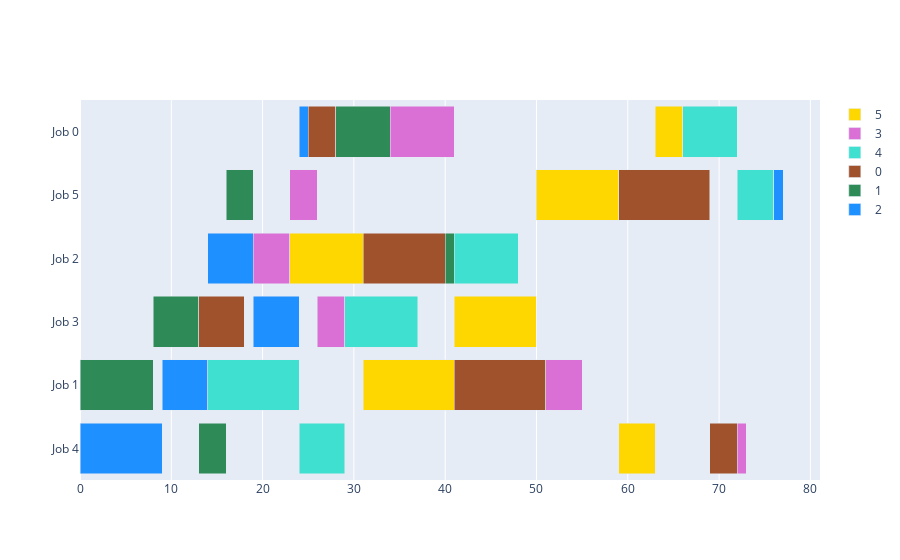
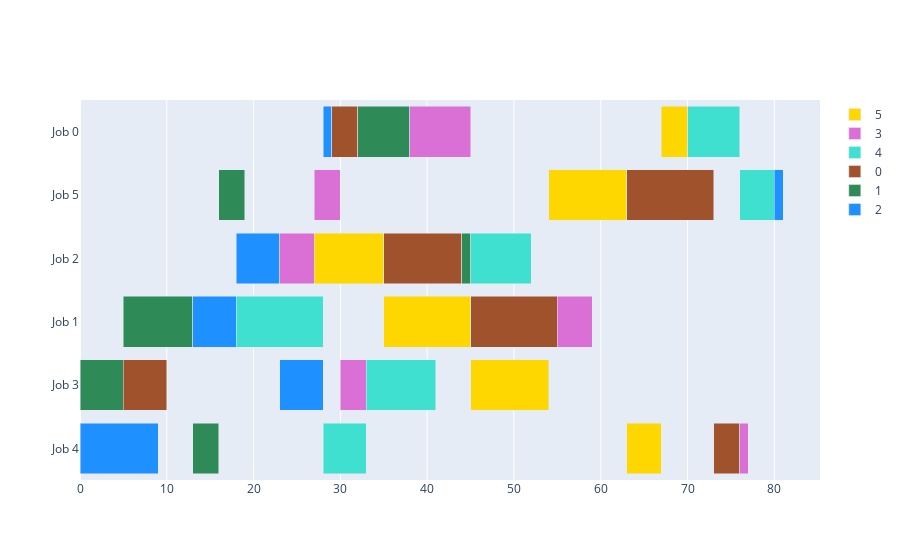

Notebook code for these charts, in order:
### Code cell
import plotly.graph_objs as go
from plotly.offline import init_notebook_mode, iplot

class Instance_descente():
    def __init__(self,repetition_order,jobs):
        self.repetition_order = repetition_order
        self.jobs = jobs

    def compute(self,display_gantt=True):
        if(display_gantt):
            colors = {}
#             list_colors = list(matplotlib.colors.cnames.keys())
            list_colors = ['dodgerblue','seagreen','sienna','turquoise','orchid','gold','black','white']
            fig = go.Figure(
                layout = {
                    'barmode': 'stack',
                    'xaxis': {'automargin': True},
                    'yaxis': {'automargin': True}}#, 'categoryorder': 'category ascending'}}
            )
        job_task_index = [0] * len(self.jobs)
        for j in jobs:
            j.reset()
            j.init_possible_start()
        for i in self.repetition_order:
            ressource_used,start_time, end_time = jobs[i].start_task_at_possible_time(job_task_index[i])
            if(display_gantt):
                show_legend = False
                if(str(ressource_used) not in colors.keys()):
                    color_picked = list_colors[0]
                    list_colors.remove(color_picked)
                    colors[str(ressource_used)] =  color_picked
                    show_legend = True

                fig.add_bar(x=[end_time-start_time],
                    y=['Job ' + str(i)],
                    base=start_time,
                    orientation='h',
                    showlegend=show_legend,
                    name=str(ressource_used),
                    marker={'color': colors[str(ressource_used)]}) 

            
            job_task_index[i] = job_task_index[i] + 1
            for j in self.jobs:
                j.update_possible_time_by_ressource(ressource_used,end_time)

        if(display_gantt): iplot(fig)
   
    def get_end_time(self):
        max_jobs = []
        for j in self.jobs:
            max_jobs.append(j.get_end_time())
        return max(max_jobs)
            
    def swap(self,ind1,ind2):
        c = self.repetition_order[ind1]
        self.repetition_order[ind1] = self.repetition_order[ind2]
        self.repetition_order[ind2] = c

            
            
        
instance_descente = Instance_descente(instance.repetition_order.copy(),instance.jobs.copy())  
print('Repetition order from heuristic : ', instance_descente.repetition_order)
instance_descente.compute(display_gantt=True)
print('Time : ',instance_descente.get_end_time())
instance_descente.swap(1,2)
print('Repetitionn order with swap ''stance_descente.repetition_order)
instance_descente.compute(display_gantt=True)
print('Time : ',instance_descente.get_end_time())

### Figure 1 — Plotly figure (JSON) as saved in the notebook; plotly's stock layout.template omitted (floating-point values rounded to 4 significant figures)
{"data": [{"base": 0, "marker": {"color": "dodgerblue"}, "name": "2", "orientation": "h", "showlegend": true, "type": "bar", "x": [9], "y": ["Job 4"]}, {"base": 0, "marker": {"color": "seagreen"}, "name": "1", "orientation": "h", "showlegend": true, "type": "bar", "x": [8], "y": ["Job 1"]}, {"base": 8, "marker": {"color": "seagreen"}, "name": "1", "orientation": "h", "showlegend": false, "type": "bar", "x": [5], "y": ["Job 3"]}, {"base": 9, "marker": {"color": "dodgerblue"}, "name": "2", "orientation": "h", "showlegend": false, "type": "bar", "x": [5], "y": ["Job 1"]}, {"base": 13, "marker": {"color": "sienna"}, "name": "0", "orientation": "h", "showlegend": true, "type": "bar", "x": [5], "y": ["Job 3"]}, {"base": 13, "marker": {"color": "seagreen"}, "name": "1", "orientation": "h", "showlegend": false, "type": "bar", "x": [3], "y": ["Job 4"]}, {"base": 14, "marker": {"color": "turquoise"}, "name": "4", "orientation": "h", "showlegend": true, "type": "bar", "x": [10], "y": ["Job 1"]}, {"base": 14, "marker": {"color": "dodgerblue"}, "name": "2", "orientation": "h", "showlegend": false, "type": "bar", "x": [5], "y": ["Job 2"]}, {"base": 16, "marker": {"color": "seagreen"}, "name": "1", "orientation": "h", "showlegend": false, "type": "bar", "x": [3], "y": ["Job 5"]}, {"base": 19, "marker": {"color": "dodgerblue"}, "name": "2", "orientation": "h", "showlegend": false, "type": "bar", "x": [5], "y": ["Job 3"]}, {"base": 19, "marker": {"color": "orchid"}, "name": "3", "orientation": "h", "showlegend": true, "type": "bar", "x": [4], "y": ["Job 2"]}, {"base": 23, "marker": {"color": "gold"}, "name": "5", "orientation": "h", "showlegend": true, "type": "bar", "x": [8], "y": ["Job 2"]}, {"base": 23, "marker": {"color": "orchid"}, "name": "3", "orientation": "h", "showlegend": false, "type": "bar", "x": [3], "y": ["Job 5"]}, {"base": 24, "marker": {"color": "turquoise"}, "name": "4", "orientation": "h", "showlegend": false, "type": "bar", "x": [5], "y": ["Job 4"]}, {"base": 24, "marker": {"color": "dodgerblue"}, "name": "2", "orientation": "h", "showlegend": false, "type": "bar", "x": [1], "y": ["Job 0"]}, {"base": 25, "marker": {"color": "sienna"}, "name": "0", "orientation": "h", "showlegend": false, "type": "bar", "x": [3], "y": ["Job 0"]}, {"base": 26, "marker": {"color": "orchid"}, "name": "3", "orientation": "h", "showlegend": false, "type": "bar", "x": [3], "y": ["Job 3"]}, {"base": 28, "marker": {"color": "seagreen"}, "name": "1", "orientation": "h", "showlegend": false, "type": "bar", "x": [6], "y": ["Job 0"]}, {"base": 29, "marker": {"color": "turquoise"}, "name": "4", "orientation": "h", "showlegend": false, "type": "bar", "x": [8], "y": ["Job 3"]}, {"base": 31, "marker": {"color": "gold"}, "name": "5", "orientation": "h", "showlegend": false, "type": "bar", "x": [10], "y": ["Job 1"]}, {"base": 31, "marker": {"color": "sienna"}, "name": "0", "orientation": "h", "showlegend": false, "type": "bar", "x": [9], "y": ["Job 2"]}, {"base": 34, "marker": {"color": "orchid"}, "name": "3", "orientation": "h", "showlegend": false, "type": "bar", "x": [7], "y": ["Job 0"]}, {"base": 40, "marker": {"color": "seagreen"}, "name": "1", "orientation": "h", "showlegend": false, "type": "bar", "x": [1], "y": ["Job 2"]}, {"base": 41, "marker": {"color": "sienna"}, "name": "0", "orientation": "h", "showlegend": false, "type": "bar", "x": [10], "y": ["Job 1"]}, {"base": 41, "marker": {"color": "gold"}, "name": "5", "orientation": "h", "showlegend": false, "type": "bar", "x": [9], "y": ["Job 3"]}, {"base": 41, "marker": {"color": "turquoise"}, "name": "4", "orientation": "h", "showlegend": false, "type": "bar", "x": [7], "y": ["Job 2"]}, {"base": 50, "marker": {"color": "gold"}, "name": "5", "orientation": "h", "showlegend": false, "type": "bar", "x": [9], "y": ["Job 5"]}, {"base": 51, "marker": {"color": "orchid"}, "name": "3", "orientation": "h", "showlegend": false, "type": "bar", "x": [4], "y": ["Job 1"]}, {"base": 59, "marker": {"color": "sienna"}, "name": "0", "orientation": "h", "showlegend": false, "type": "bar", "x": [10], "y": ["Job 5"]}, {"base": 59, "marker": {"color": "gold"}, "name": "5", "orientation": "h", "showlegend": false, "type": "bar", "x": [4], "y": ["Job 4"]}, {"base": 63, "marker": {"color": "gold"}, "name": "5", "orientation": "h", "showlegend": false, "type": "bar", "x": [3], "y": ["Job 0"]}, {"base": 66, "marker": {"color": "turquoise"}, "name": "4", "orientation": "h", "showlegend": false, "type": "bar", "x": [6], "y": ["Job 0"]}, {"base": 69, "marker": {"color": "sienna"}, "name": "0", "orientation": "h", "showlegend": false, "type": "bar", "x": [3], "y": ["Job 4"]}, {"base": 72, "marker": {"color": "turquoise"}, "name": "4", "orientation": "h", "showlegend": false, "type": "bar", "x": [4], "y": ["Job 5"]}, {"base": 72, "marker": {"color": "orchid"}, "name": "3", "orientation": "h", "showlegend": false, "type": "bar", "x": [1], "y": ["Job 4"]}, {"base": 76, "marker": {"color": "dodgerblue"}, "name": "2", "orientation": "h", "showlegend": false, "type": "bar", "x": [1], "y": ["Job 5"]}], "layout": {"barmode": "stack", "xaxis": {"automargin": true}, "yaxis": {"automargin": true}}}

### Figure 2 — Plotly figure (JSON) as saved in the notebook; plotly's stock layout.template omitted (floating-point values rounded to 4 significant figures)
{"data": [{"base": 0, "marker": {"color": "dodgerblue"}, "name": "2", "orientation": "h", "showlegend": true, "type": "bar", "x": [9], "y": ["Job 4"]}, {"base": 0, "marker": {"color": "seagreen"}, "name": "1", "orientation": "h", "showlegend": true, "type": "bar", "x": [5], "y": ["Job 3"]}, {"base": 5, "marker": {"color": "seagreen"}, "name": "1", "orientation": "h", "showlegend": false, "type": "bar", "x": [8], "y": ["Job 1"]}, {"base": 13, "marker": {"color": "dodgerblue"}, "name": "2", "orientation": "h", "showlegend": false, "type": "bar", "x": [5], "y": ["Job 1"]}, {"base": 5, "marker": {"color": "sienna"}, "name": "0", "orientation": "h", "showlegend": true, "type": "bar", "x": [5], "y": ["Job 3"]}, {"base": 13, "marker": {"color": "seagreen"}, "name": "1", "orientation": "h", "showlegend": false, "type": "bar", "x": [3], "y": ["Job 4"]}, {"base": 18, "marker": {"color": "turquoise"}, "name": "4", "orientation": "h", "showlegend": true, "type": "bar", "x": [10], "y": ["Job 1"]}, {"base": 18, "marker": {"color": "dodgerblue"}, "name": "2", "orientation": "h", "showlegend": false, "type": "bar", "x": [5], "y": ["Job 2"]}, {"base": 16, "marker": {"color": "seagreen"}, "name": "1", "orientation": "h", "showlegend": false, "type": "bar", "x": [3], "y": ["Job 5"]}, {"base": 23, "marker": {"color": "dodgerblue"}, "name": "2", "orientation": "h", "showlegend": false, "type": "bar", "x": [5], "y": ["Job 3"]}, {"base": 23, "marker": {"color": "orchid"}, "name": "3", "orientation": "h", "showlegend": true, "type": "bar", "x": [4], "y": ["Job 2"]}, {"base": 27, "marker": {"color": "gold"}, "name": "5", "orientation": "h", "showlegend": true, "type": "bar", "x": [8], "y": ["Job 2"]}, {"base": 27, "marker": {"color": "orchid"}, "name": "3", "orientation": "h", "showlegend": false, "type": "bar", "x": [3], "y": ["Job 5"]}, {"base": 28, "marker": {"color": "turquoise"}, "name": "4", "orientation": "h", "showlegend": false, "type": "bar", "x": [5], "y": ["Job 4"]}, {"base": 28, "marker": {"color": "dodgerblue"}, "name": "2", "orientation": "h", "showlegend": false, "type": "bar", "x": [1], "y": ["Job 0"]}, {"base": 29, "marker": {"color": "sienna"}, "name": "0", "orientation": "h", "showlegend": false, "type": "bar", "x": [3], "y": ["Job 0"]}, {"base": 30, "marker": {"color": "orchid"}, "name": "3", "orientation": "h", "showlegend": false, "type": "bar", "x": [3], "y": ["Job 3"]}, {"base": 32, "marker": {"color": "seagreen"}, "name": "1", "orientation": "h", "showlegend": false, "type": "bar", "x": [6], "y": ["Job 0"]}, {"base": 33, "marker": {"color": "turquoise"}, "name": "4", "orientation": "h", "showlegend": false, "type": "bar", "x": [8], "y": ["Job 3"]}, {"base": 35, "marker": {"color": "gold"}, "name": "5", "orientation": "h", "showlegend": false, "type": "bar", "x": [10], "y": ["Job 1"]}, {"base": 35, "marker": {"color": "sienna"}, "name": "0", "orientation": "h", "showlegend": false, "type": "bar", "x": [9], "y": ["Job 2"]}, {"base": 38, "marker": {"color": "orchid"}, "name": "3", "orientation": "h", "showlegend": false, "type": "bar", "x": [7], "y": ["Job 0"]}, {"base": 44, "marker": {"color": "seagreen"}, "name": "1", "orientation": "h", "showlegend": false, "type": "bar", "x": [1], "y": ["Job 2"]}, {"base": 45, "marker": {"color": "sienna"}, "name": "0", "orientation": "h", "showlegend": false, "type": "bar", "x": [10], "y": ["Job 1"]}, {"base": 45, "marker": {"color": "gold"}, "name": "5", "orientation": "h", "showlegend": false, "type": "bar", "x": [9], "y": ["Job 3"]}, {"base": 45, "marker": {"color": "turquoise"}, "name": "4", "orientation": "h", "showlegend": false, "type": "bar", "x": [7], "y": ["Job 2"]}, {"base": 54, "marker": {"color": "gold"}, "name": "5", "orientation": "h", "showlegend": false, "type": "bar", "x": [9], "y": ["Job 5"]}, {"base": 55, "marker": {"color": "orchid"}, "name": "3", "orientation": "h", "showlegend": false, "type": "bar", "x": [4], "y": ["Job 1"]}, {"base": 63, "marker": {"color": "sienna"}, "name": "0", "orientation": "h", "showlegend": false, "type": "bar", "x": [10], "y": ["Job 5"]}, {"base": 63, "marker": {"color": "gold"}, "name": "5", "orientation": "h", "showlegend": false, "type": "bar", "x": [4], "y": ["Job 4"]}, {"base": 67, "marker": {"color": "gold"}, "name": "5", "orientation": "h", "showlegend": false, "type": "bar", "x": [3], "y": ["Job 0"]}, {"base": 70, "marker": {"color": "turquoise"}, "name": "4", "orientation": "h", "showlegend": false, "type": "bar", "x": [6], "y": ["Job 0"]}, {"base": 73, "marker": {"color": "sienna"}, "name": "0", "orientation": "h", "showlegend": false, "type": "bar", "x": [3], "y": ["Job 4"]}, {"base": 76, "marker": {"color": "turquoise"}, "name": "4", "orientation": "h", "showlegend": false, "type": "bar", "x": [4], "y": ["Job 5"]}, {"base": 76, "marker": {"color": "orchid"}, "name": "3", "orientation": "h", "showlegend": false, "type": "bar", "x": [1], "y": ["Job 4"]}, {"base": 80, "marker": {"color": "dodgerblue"}, "name": "2", "orientation": "h", "showlegend": false, "type": "bar", "x": [1], "y": ["Job 5"]}], "layout": {"barmode": "stack", "xaxis": {"automargin": true}, "yaxis": {"automargin": true}}}
